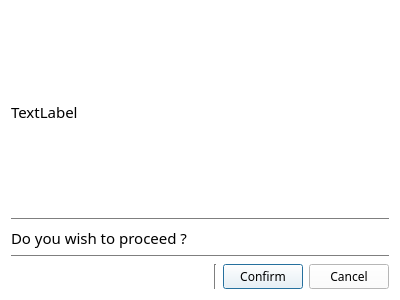
<?xml version="1.0" encoding="UTF-8"?>
<ui version="4.0">
 <class>confirmIssueBook</class>
 <widget class="QDialog" name="confirmIssueBook">
  <property name="geometry">
   <rect>
    <x>0</x>
    <y>0</y>
    <width>400</width>
    <height>300</height>
   </rect>
  </property>
  <property name="palette">
   <palette>
    <active>
     <colorrole role="WindowText">
      <brush brushstyle="SolidPattern">
       <color alpha="255">
        <red>0</red>
        <green>0</green>
        <blue>0</blue>
       </color>
      </brush>
     </colorrole>
     <colorrole role="Button">
      <brush brushstyle="SolidPattern">
       <color alpha="255">
        <red>255</red>
        <green>255</green>
        <blue>255</blue>
       </color>
      </brush>
     </colorrole>
     <colorrole role="Light">
      <brush brushstyle="SolidPattern">
       <color alpha="255">
        <red>255</red>
        <green>255</green>
        <blue>255</blue>
       </color>
      </brush>
     </colorrole>
     <colorrole role="Midlight">
      <brush brushstyle="SolidPattern">
       <color alpha="255">
        <red>255</red>
        <green>255</green>
        <blue>255</blue>
       </color>
      </brush>
     </colorrole>
     <colorrole role="Dark">
      <brush brushstyle="SolidPattern">
       <color alpha="255">
        <red>127</red>
        <green>127</green>
        <blue>127</blue>
       </color>
      </brush>
     </colorrole>
     <colorrole role="Mid">
      <brush brushstyle="SolidPattern">
       <color alpha="255">
        <red>170</red>
        <green>170</green>
        <blue>170</blue>
       </color>
      </brush>
     </colorrole>
     <colorrole role="Text">
      <brush brushstyle="SolidPattern">
       <color alpha="255">
        <red>0</red>
        <green>0</green>
        <blue>0</blue>
       </color>
      </brush>
     </colorrole>
     <colorrole role="BrightText">
      <brush brushstyle="SolidPattern">
       <color alpha="255">
        <red>255</red>
        <green>255</green>
        <blue>255</blue>
       </color>
      </brush>
     </colorrole>
     <colorrole role="ButtonText">
      <brush brushstyle="SolidPattern">
       <color alpha="255">
        <red>0</red>
        <green>0</green>
        <blue>0</blue>
       </color>
      </brush>
     </colorrole>
     <colorrole role="Base">
      <brush brushstyle="SolidPattern">
       <color alpha="255">
        <red>255</red>
        <green>255</green>
        <blue>255</blue>
       </color>
      </brush>
     </colorrole>
     <colorrole role="Window">
      <brush brushstyle="SolidPattern">
       <color alpha="255">
        <red>255</red>
        <green>255</green>
        <blue>255</blue>
       </color>
      </brush>
     </colorrole>
     <colorrole role="Shadow">
      <brush brushstyle="SolidPattern">
       <color alpha="255">
        <red>0</red>
        <green>0</green>
        <blue>0</blue>
       </color>
      </brush>
     </colorrole>
     <colorrole role="AlternateBase">
      <brush brushstyle="SolidPattern">
       <color alpha="255">
        <red>255</red>
        <green>255</green>
        <blue>255</blue>
       </color>
      </brush>
     </colorrole>
     <colorrole role="ToolTipBase">
      <brush brushstyle="SolidPattern">
       <color alpha="255">
        <red>255</red>
        <green>255</green>
        <blue>220</blue>
       </color>
      </brush>
     </colorrole>
     <colorrole role="ToolTipText">
      <brush brushstyle="SolidPattern">
       <color alpha="255">
        <red>0</red>
        <green>0</green>
        <blue>0</blue>
       </color>
      </brush>
     </colorrole>
    </active>
    <inactive>
     <colorrole role="WindowText">
      <brush brushstyle="SolidPattern">
       <color alpha="255">
        <red>0</red>
        <green>0</green>
        <blue>0</blue>
       </color>
      </brush>
     </colorrole>
     <colorrole role="Button">
      <brush brushstyle="SolidPattern">
       <color alpha="255">
        <red>255</red>
        <green>255</green>
        <blue>255</blue>
       </color>
      </brush>
     </colorrole>
     <colorrole role="Light">
      <brush brushstyle="SolidPattern">
       <color alpha="255">
        <red>255</red>
        <green>255</green>
        <blue>255</blue>
       </color>
      </brush>
     </colorrole>
     <colorrole role="Midlight">
      <brush brushstyle="SolidPattern">
       <color alpha="255">
        <red>255</red>
        <green>255</green>
        <blue>255</blue>
       </color>
      </brush>
     </colorrole>
     <colorrole role="Dark">
      <brush brushstyle="SolidPattern">
       <color alpha="255">
        <red>127</red>
        <green>127</green>
        <blue>127</blue>
       </color>
      </brush>
     </colorrole>
     <colorrole role="Mid">
      <brush brushstyle="SolidPattern">
       <color alpha="255">
        <red>170</red>
        <green>170</green>
        <blue>170</blue>
       </color>
      </brush>
     </colorrole>
     <colorrole role="Text">
      <brush brushstyle="SolidPattern">
       <color alpha="255">
        <red>0</red>
        <green>0</green>
        <blue>0</blue>
       </color>
      </brush>
     </colorrole>
     <colorrole role="BrightText">
      <brush brushstyle="SolidPattern">
       <color alpha="255">
        <red>255</red>
        <green>255</green>
        <blue>255</blue>
       </color>
      </brush>
     </colorrole>
     <colorrole role="ButtonText">
      <brush brushstyle="SolidPattern">
       <color alpha="255">
        <red>0</red>
        <green>0</green>
        <blue>0</blue>
       </color>
      </brush>
     </colorrole>
     <colorrole role="Base">
      <brush brushstyle="SolidPattern">
       <color alpha="255">
        <red>255</red>
        <green>255</green>
        <blue>255</blue>
       </color>
      </brush>
     </colorrole>
     <colorrole role="Window">
      <brush brushstyle="SolidPattern">
       <color alpha="255">
        <red>255</red>
        <green>255</green>
        <blue>255</blue>
       </color>
      </brush>
     </colorrole>
     <colorrole role="Shadow">
      <brush brushstyle="SolidPattern">
       <color alpha="255">
        <red>0</red>
        <green>0</green>
        <blue>0</blue>
       </color>
      </brush>
     </colorrole>
     <colorrole role="AlternateBase">
      <brush brushstyle="SolidPattern">
       <color alpha="255">
        <red>255</red>
        <green>255</green>
        <blue>255</blue>
       </color>
      </brush>
     </colorrole>
     <colorrole role="ToolTipBase">
      <brush brushstyle="SolidPattern">
       <color alpha="255">
        <red>255</red>
        <green>255</green>
        <blue>220</blue>
       </color>
      </brush>
     </colorrole>
     <colorrole role="ToolTipText">
      <brush brushstyle="SolidPattern">
       <color alpha="255">
        <red>0</red>
        <green>0</green>
        <blue>0</blue>
       </color>
      </brush>
     </colorrole>
    </inactive>
    <disabled>
     <colorrole role="WindowText">
      <brush brushstyle="SolidPattern">
       <color alpha="255">
        <red>127</red>
        <green>127</green>
        <blue>127</blue>
       </color>
      </brush>
     </colorrole>
     <colorrole role="Button">
      <brush brushstyle="SolidPattern">
       <color alpha="255">
        <red>255</red>
        <green>255</green>
        <blue>255</blue>
       </color>
      </brush>
     </colorrole>
     <colorrole role="Light">
      <brush brushstyle="SolidPattern">
       <color alpha="255">
        <red>255</red>
        <green>255</green>
        <blue>255</blue>
       </color>
      </brush>
     </colorrole>
     <colorrole role="Midlight">
      <brush brushstyle="SolidPattern">
       <color alpha="255">
        <red>255</red>
        <green>255</green>
        <blue>255</blue>
       </color>
      </brush>
     </colorrole>
     <colorrole role="Dark">
      <brush brushstyle="SolidPattern">
       <color alpha="255">
        <red>127</red>
        <green>127</green>
        <blue>127</blue>
       </color>
      </brush>
     </colorrole>
     <colorrole role="Mid">
      <brush brushstyle="SolidPattern">
       <color alpha="255">
        <red>170</red>
        <green>170</green>
        <blue>170</blue>
       </color>
      </brush>
     </colorrole>
     <colorrole role="Text">
      <brush brushstyle="SolidPattern">
       <color alpha="255">
        <red>127</red>
        <green>127</green>
        <blue>127</blue>
       </color>
      </brush>
     </colorrole>
     <colorrole role="BrightText">
      <brush brushstyle="SolidPattern">
       <color alpha="255">
        <red>255</red>
        <green>255</green>
        <blue>255</blue>
       </color>
      </brush>
     </colorrole>
     <colorrole role="ButtonText">
      <brush brushstyle="SolidPattern">
       <color alpha="255">
        <red>127</red>
        <green>127</green>
        <blue>127</blue>
       </color>
      </brush>
     </colorrole>
     <colorrole role="Base">
      <brush brushstyle="SolidPattern">
       <color alpha="255">
        <red>255</red>
        <green>255</green>
        <blue>255</blue>
       </color>
      </brush>
     </colorrole>
     <colorrole role="Window">
      <brush brushstyle="SolidPattern">
       <color alpha="255">
        <red>255</red>
        <green>255</green>
        <blue>255</blue>
       </color>
      </brush>
     </colorrole>
     <colorrole role="Shadow">
      <brush brushstyle="SolidPattern">
       <color alpha="255">
        <red>0</red>
        <green>0</green>
        <blue>0</blue>
       </color>
      </brush>
     </colorrole>
     <colorrole role="AlternateBase">
      <brush brushstyle="SolidPattern">
       <color alpha="255">
        <red>255</red>
        <green>255</green>
        <blue>255</blue>
       </color>
      </brush>
     </colorrole>
     <colorrole role="ToolTipBase">
      <brush brushstyle="SolidPattern">
       <color alpha="255">
        <red>255</red>
        <green>255</green>
        <blue>220</blue>
       </color>
      </brush>
     </colorrole>
     <colorrole role="ToolTipText">
      <brush brushstyle="SolidPattern">
       <color alpha="255">
        <red>0</red>
        <green>0</green>
        <blue>0</blue>
       </color>
      </brush>
     </colorrole>
    </disabled>
   </palette>
  </property>
  <property name="windowTitle">
   <string>Confirm</string>
  </property>
  <layout class="QVBoxLayout" name="verticalLayout_3">
   <item>
    <layout class="QVBoxLayout" name="verticalLayout_2">
     <item>
      <spacer name="verticalSpacer_2">
       <property name="orientation">
        <enum>Qt::Vertical</enum>
       </property>
       <property name="sizeHint" stdset="0">
        <size>
         <width>20</width>
         <height>40</height>
        </size>
       </property>
      </spacer>
     </item>
     <item>
      <widget class="QLabel" name="label_Confirm">
       <property name="font">
        <font>
         <family>Ebrima</family>
         <pointsize>11</pointsize>
        </font>
       </property>
       <property name="text">
        <string>TextLabel</string>
       </property>
      </widget>
     </item>
     <item>
      <spacer name="verticalSpacer">
       <property name="orientation">
        <enum>Qt::Vertical</enum>
       </property>
       <property name="sizeHint" stdset="0">
        <size>
         <width>20</width>
         <height>40</height>
        </size>
       </property>
      </spacer>
     </item>
     <item>
      <layout class="QVBoxLayout" name="verticalLayout">
       <item>
        <widget class="Line" name="line">
         <property name="orientation">
          <enum>Qt::Horizontal</enum>
         </property>
        </widget>
       </item>
       <item>
        <widget class="QLabel" name="label">
         <property name="font">
          <font>
           <family>Ebrima</family>
           <pointsize>11</pointsize>
          </font>
         </property>
         <property name="text">
          <string>Do you wish to proceed ?</string>
         </property>
        </widget>
       </item>
       <item>
        <widget class="Line" name="line_2">
         <property name="orientation">
          <enum>Qt::Horizontal</enum>
         </property>
        </widget>
       </item>
       <item>
        <layout class="QHBoxLayout" name="horizontalLayout">
         <item>
          <spacer name="horizontalSpacer">
           <property name="orientation">
            <enum>Qt::Horizontal</enum>
           </property>
           <property name="sizeHint" stdset="0">
            <size>
             <width>40</width>
             <height>20</height>
            </size>
           </property>
          </spacer>
         </item>
         <item>
          <widget class="Line" name="line_3">
           <property name="orientation">
            <enum>Qt::Vertical</enum>
           </property>
          </widget>
         </item>
         <item>
          <widget class="QPushButton" name="clickConfirm">
           <property name="font">
            <font>
             <family>Ebrima</family>
            </font>
           </property>
           <property name="text">
            <string>Confirm</string>
           </property>
          </widget>
         </item>
         <item>
          <widget class="QPushButton" name="clickCancel">
           <property name="font">
            <font>
             <family>Ebrima</family>
            </font>
           </property>
           <property name="text">
            <string>Cancel</string>
           </property>
          </widget>
         </item>
        </layout>
       </item>
      </layout>
     </item>
    </layout>
   </item>
  </layout>
 </widget>
 <resources/>
 <connections>
  <connection>
   <sender>clickCancel</sender>
   <signal>clicked()</signal>
   <receiver>confirmIssueBook</receiver>
   <slot>close()</slot>
   <hints>
    <hint type="sourcelabel">
     <x>387</x>
     <y>287</y>
    </hint>
    <hint type="destinationlabel">
     <x>367</x>
     <y>252</y>
    </hint>
   </hints>
  </connection>
 </connections>
</ui>
